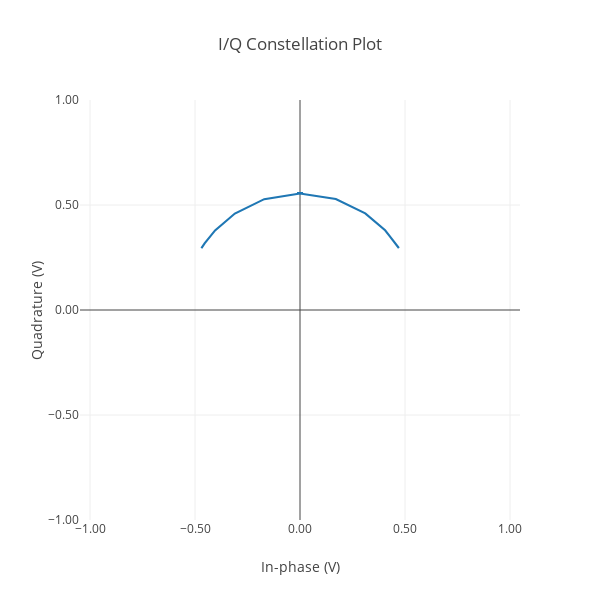

The notebook cell this image was saved under:
### Code cell
polar = go.Scatter(
    x=np.real(data_matrix[0, 0, :]),
    y=np.imag(data_matrix[0, 0, :]),
    #name='I',
)

data = [polar]

layout = go.Layout(
    title='I/Q Constellation Plot',
    xaxis=dict(range=[-1, 1], tickformat='.2f', title='In-phase (V)'),
    yaxis=dict(range=[-1, 1],
               tickformat='.2f',
               title='Quadrature (V)',
               scaleanchor="x",
               scaleratio=1),
    height=600,
    width=600,
)

fig = go.Figure(data, layout=layout)
iplot(fig, filename='beat.html')

### Figure 1 — Plotly figure (JSON) as saved in the notebook; plotly's stock layout.template omitted (floating-point values rounded to 4 significant figures; data arrays with more than 128 entries replaced by an {"elided": "..."} marker saying what was removed)
{"data": [{"type": "scatter", "uid": "ba6bb6d5-f58d-4fe1-9abf-8c88de3e842c", "x": {"elided": "400 float values"}, "y": {"elided": "400 float values"}}], "layout": {"height": 600, "title": {"text": "I/Q Constellation Plot"}, "width": 600, "xaxis": {"range": [-1, 1], "tickformat": ".2f", "title": {"text": "In-phase (V)"}}, "yaxis": {"range": [-1, 1], "scaleanchor": "x", "scaleratio": 1, "tickformat": ".2f", "title": {"text": "Quadrature (V)"}}}}
